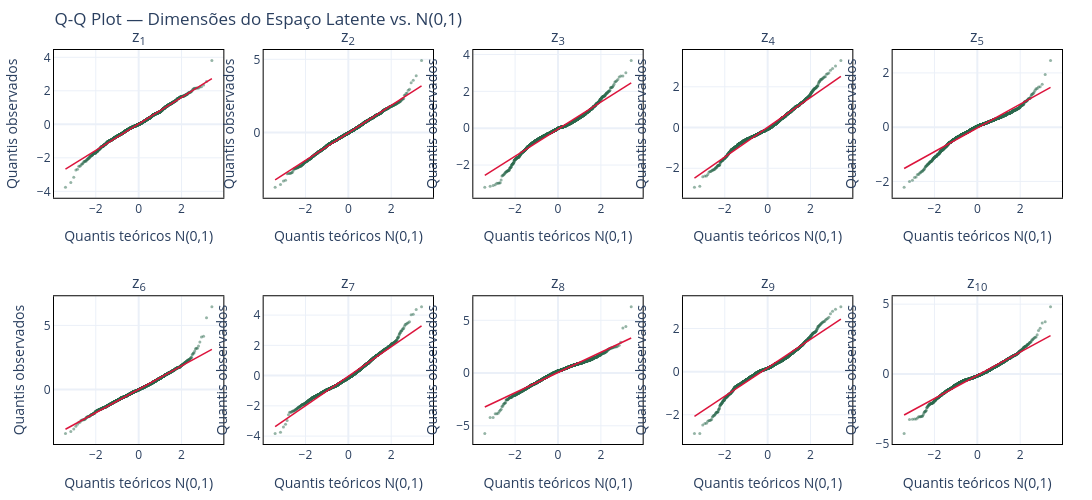

The code cell stored with this chart in its notebook:
### Markdown cell above
### Gaussianidade do Espaço Latente

### Code cell
# ============================================================================
# 1. Q-Q PLOT POR DIMENSÃO LATENTE
# ============================================================================
# Se os pontos caem sobre a diagonal, a dimensão segue N(0,1).

from scipy import stats
import plotly.graph_objects as go
from plotly.subplots import make_subplots

n_dims = z_mean.shape[1]
n_cols = 5
n_rows = int(np.ceil(n_dims / n_cols))

fig_qq = make_subplots(
    rows=n_rows, cols=n_cols,
    subplot_titles=[f"z<sub>{i+1}</sub>" for i in range(n_dims)],
)

viridis_color = "#2D6A4F"
axis_style_qq = dict(showline=True, linewidth=1, linecolor="black", mirror=True)

for i in range(n_dims):
    row = i // n_cols + 1
    col = i % n_cols + 1

    (osm, osr), (slope, intercept, _) = stats.probplot(z_mean[:, i], dist="norm")
    x_line = np.array([osm[0], osm[-1]])
    y_line = slope * x_line + intercept

    fig_qq.add_trace(
        go.Scatter(
            x=osm, y=osr, mode="markers",
            marker=dict(color=viridis_color, size=3, opacity=0.5),
            showlegend=False,
        ),
        row=row, col=col,
    )
    fig_qq.add_trace(
        go.Scatter(
            x=x_line, y=y_line, mode="lines",
            line=dict(color="crimson", width=1.5),
            showlegend=False,
        ),
        row=row, col=col,
    )

fig_qq.update_xaxes(title_text="Quantis teóricos N(0,1)", **axis_style_qq)
fig_qq.update_yaxes(title_text="Quantis observados", **axis_style_qq)
fig_qq.update_layout(
    template="plotly_white",
    width=1200,
    height=500,
    margin=dict(l=50, r=30, t=50, b=50),
    title_text="Q-Q Plot — Dimensões do Espaço Latente vs. N(0,1)",
)

output_qq = figuras_dir / f"latent_qqplot_{RUN_ID}_epoch_{EPOCH}.png"
fig_qq.write_image(output_qq, format="png", width=1200, height=500, scale=300 / 96)
fig_qq.show()
print(f"Salvo: {output_qq}")

### Figure 1 — Plotly figure (JSON) as saved in the notebook; plotly's stock layout.template omitted (floating-point values rounded to 4 significant figures; data arrays with more than 128 entries replaced by an {"elided": "..."} marker saying what was removed)
{"data": [{"marker": {"color": "#2D6A4F", "opacity": 0.5, "size": 3}, "mode": "markers", "showlegend": false, "type": "scatter", "x": {"elided": "2170 float values"}, "xaxis": "x", "y": {"elided": "2170 float values"}, "yaxis": "y"}, {"line": {"color": "crimson", "width": 1.5}, "mode": "lines", "showlegend": false, "type": "scatter", "x": [-3.415, 3.415], "xaxis": "x", "y": [-2.677, 2.731], "yaxis": "y"}, {"marker": {"color": "#2D6A4F", "opacity": 0.5, "size": 3}, "mode": "markers", "showlegend": false, "type": "scatter", "x": {"elided": "2170 float values"}, "xaxis": "x2", "y": {"elided": "2170 float values"}, "yaxis": "y2"}, {"line": {"color": "crimson", "width": 1.5}, "mode": "lines", "showlegend": false, "type": "scatter", "x": [-3.415, 3.415], "xaxis": "x2", "y": [-3.224, 3.188], "yaxis": "y2"}, {"marker": {"color": "#2D6A4F", "opacity": 0.5, "size": 3}, "mode": "markers", "showlegend": false, "type": "scatter", "x": {"elided": "2170 float values"}, "xaxis": "x3", "y": {"elided": "2170 float values"}, "yaxis": "y3"}, {"line": {"color": "crimson", "width": 1.5}, "mode": "lines", "showlegend": false, "type": "scatter", "x": [-3.415, 3.415], "xaxis": "x3", "y": [-2.565, 2.463], "yaxis": "y3"}, {"marker": {"color": "#2D6A4F", "opacity": 0.5, "size": 3}, "mode": "markers", "showlegend": false, "type": "scatter", "x": {"elided": "2170 float values"}, "xaxis": "x4", "y": {"elided": "2170 float values"}, "yaxis": "y4"}, {"line": {"color": "crimson", "width": 1.5}, "mode": "lines", "showlegend": false, "type": "scatter", "x": [-3.415, 3.415], "xaxis": "x4", "y": [-2.485, 2.515], "yaxis": "y4"}, {"marker": {"color": "#2D6A4F", "opacity": 0.5, "size": 3}, "mode": "markers", "showlegend": false, "type": "scatter", "x": {"elided": "2170 float values"}, "xaxis": "x5", "y": {"elided": "2170 float values"}, "yaxis": "y5"}, {"line": {"color": "crimson", "width": 1.5}, "mode": "lines", "showlegend": false, "type": "scatter", "x": [-3.415, 3.415], "xaxis": "x5", "y": [-1.525, 1.465], "yaxis": "y5"}, {"marker": {"color": "#2D6A4F", "opacity": 0.5, "size": 3}, "mode": "markers", "showlegend": false, "type": "scatter", "x": {"elided": "2170 float values"}, "xaxis": "x6", "y": {"elided": "2170 float values"}, "yaxis": "y6"}, {"line": {"color": "crimson", "width": 1.5}, "mode": "lines", "showlegend": false, "type": "scatter", "x": [-3.415, 3.415], "xaxis": "x6", "y": [-3.084, 3.138], "yaxis": "y6"}, {"marker": {"color": "#2D6A4F", "opacity": 0.5, "size": 3}, "mode": "markers", "showlegend": false, "type": "scatter", "x": {"elided": "2170 float values"}, "xaxis": "x7", "y": {"elided": "2170 float values"}, "yaxis": "y7"}, {"line": {"color": "crimson", "width": 1.5}, "mode": "lines", "showlegend": false, "type": "scatter", "x": [-3.415, 3.415], "xaxis": "x7", "y": [-3.377, 3.28], "yaxis": "y7"}, {"marker": {"color": "#2D6A4F", "opacity": 0.5, "size": 3}, "mode": "markers", "showlegend": false, "type": "scatter", "x": {"elided": "2170 float values"}, "xaxis": "x8", "y": {"elided": "2170 float values"}, "yaxis": "y8"}, {"line": {"color": "crimson", "width": 1.5}, "mode": "lines", "showlegend": false, "type": "scatter", "x": [-3.415, 3.415], "xaxis": "x8", "y": [-3.213, 3.323], "yaxis": "y8"}, {"marker": {"color": "#2D6A4F", "opacity": 0.5, "size": 3}, "mode": "markers", "showlegend": false, "type": "scatter", "x": {"elided": "2170 float values"}, "xaxis": "x9", "y": {"elided": "2170 float values"}, "yaxis": "y9"}, {"line": {"color": "crimson", "width": 1.5}, "mode": "lines", "showlegend": false, "type": "scatter", "x": [-3.415, 3.415], "xaxis": "x9", "y": [-2.073, 2.431], "yaxis": "y9"}, {"marker": {"color": "#2D6A4F", "opacity": 0.5, "size": 3}, "mode": "markers", "showlegend": false, "type": "scatter", "x": {"elided": "2170 float values"}, "xaxis": "x10", "y": {"elided": "2170 float values"}, "yaxis": "y10"}, {"line": {"color": "crimson", "width": 1.5}, "mode": "lines", "showlegend": false, "type": "scatter", "x": [-3.415, 3.415], "xaxis": "x10", "y": [-2.942, 2.743], "yaxis": "y10"}], "layout": {"annotations": [{"font": {"size": 16}, "showarrow": false, "text": "z<sub>1</sub>", "x": 0.084, "xanchor": "center", "xref": "paper", "y": 1, "yanchor": "bottom", "yref": "paper"}, {"font": {"size": 16}, "showarrow": false, "text": "z<sub>2</sub>", "x": 0.292, "xanchor": "center", "xref": "paper", "y": 1, "yanchor": "bottom", "yref": "paper"}, {"font": {"size": 16}, "showarrow": false, "text": "z<sub>3</sub>", "x": 0.5, "xanchor": "center", "xref": "paper", "y": 1, "yanchor": "bottom", "yref": "paper"}, {"font": {"size": 16}, "showarrow": false, "text": "z<sub>4</sub>", "x": 0.708, "xanchor": "center", "xref": "paper", "y": 1, "yanchor": "bottom", "yref": "paper"}, {"font": {"size": 16}, "showarrow": false, "text": "z<sub>5</sub>", "x": 0.916, "xanchor": "center", "xref": "paper", "y": 1, "yanchor": "bottom", "yref": "paper"}, {"font": {"size": 16}, "showarrow": false, "text": "z<sub>6</sub>", "x": 0.084, "xanchor": "center", "xref": "paper", "y": 0.375, "yanchor": "bottom", "yref": "paper"}, {"font": {"size": 16}, "showarrow": false, "text": "z<sub>7</sub>", "x": 0.292, "xanchor": "center", "xref": "paper", "y": 0.375, "yanchor": "bottom", "yref": "paper"}, {"font": {"size": 16}, "showarrow": false, "text": "z<sub>8</sub>", "x": 0.5, "xanchor": "center", "xref": "paper", "y": 0.375, "yanchor": "bottom", "yref": "paper"}, {"font": {"size": 16}, "showarrow": false, "text": "z<sub>9</sub>", "x": 0.708, "xanchor": "center", "xref": "paper", "y": 0.375, "yanchor": "bottom", "yref": "paper"}, {"font": {"size": 16}, "showarrow": false, "text": "z<sub>10</sub>", "x": 0.916, "xanchor": "center", "xref": "paper", "y": 0.375, "yanchor": "bottom", "yref": "paper"}], "height": 500, "margin": {"b": 50, "l": 50, "r": 30, "t": 50}, "title": {"text": "Q-Q Plot — Dimensões do Espaço Latente vs. N(0,1)"}, "width": 1200, "xaxis": {"anchor": "y", "domain": [0, 0.168], "linecolor": "black", "linewidth": 1, "mirror": true, "showline": true, "title": {"text": "Quantis teóricos N(0,1)"}}, "xaxis10": {"anchor": "y10", "domain": [0.832, 1], "linecolor": "black", "linewidth": 1, "mirror": true, "showline": true, "title": {"text": "Quantis teóricos N(0,1)"}}, "xaxis2": {"anchor": "y2", "domain": [0.208, 0.376], "linecolor": "black", "linewidth": 1, "mirror": true, "showline": true, "title": {"text": "Quantis teóricos N(0,1)"}}, "xaxis3": {"anchor": "y3", "domain": [0.416, 0.584], "linecolor": "black", "linewidth": 1, "mirror": true, "showline": true, "title": {"text": "Quantis teóricos N(0,1)"}}, "xaxis4": {"anchor": "y4", "domain": [0.624, 0.792], "linecolor": "black", "linewidth": 1, "mirror": true, "showline": true, "title": {"text": "Quantis teóricos N(0,1)"}}, "xaxis5": {"anchor": "y5", "domain": [0.832, 1], "linecolor": "black", "linewidth": 1, "mirror": true, "showline": true, "title": {"text": "Quantis teóricos N(0,1)"}}, "xaxis6": {"anchor": "y6", "domain": [0, 0.168], "linecolor": "black", "linewidth": 1, "mirror": true, "showline": true, "title": {"text": "Quantis teóricos N(0,1)"}}, "xaxis7": {"anchor": "y7", "domain": [0.208, 0.376], "linecolor": "black", "linewidth": 1, "mirror": true, "showline": true, "title": {"text": "Quantis teóricos N(0,1)"}}, "xaxis8": {"anchor": "y8", "domain": [0.416, 0.584], "linecolor": "black", "linewidth": 1, "mirror": true, "showline": true, "title": {"text": "Quantis teóricos N(0,1)"}}, "xaxis9": {"anchor": "y9", "domain": [0.624, 0.792], "linecolor": "black", "linewidth": 1, "mirror": true, "showline": true, "title": {"text": "Quantis teóricos N(0,1)"}}, "yaxis": {"anchor": "x", "domain": [0.625, 1], "linecolor": "black", "linewidth": 1, "mirror": true, "showline": true, "title": {"text": "Quantis observados"}}, "yaxis10": {"anchor": "x10", "domain": [0, 0.375], "linecolor": "black", "linewidth": 1, "mirror": true, "showline": true, "title": {"text": "Quantis observados"}}, "yaxis2": {"anchor": "x2", "domain": [0.625, 1], "linecolor": "black", "linewidth": 1, "mirror": true, "showline": true, "title": {"text": "Quantis observados"}}, "yaxis3": {"anchor": "x3", "domain": [0.625, 1], "linecolor": "black", "linewidth": 1, "mirror": true, "showline": true, "title": {"text": "Quantis observados"}}, "yaxis4": {"anchor": "x4", "domain": [0.625, 1], "linecolor": "black", "linewidth": 1, "mirror": true, "showline": true, "title": {"text": "Quantis observados"}}, "yaxis5": {"anchor": "x5", "domain": [0.625, 1], "linecolor": "black", "linewidth": 1, "mirror": true, "showline": true, "title": {"text": "Quantis observados"}}, "yaxis6": {"anchor": "x6", "domain": [0, 0.375], "linecolor": "black", "linewidth": 1, "mirror": true, "showline": true, "title": {"text": "Quantis observados"}}, "yaxis7": {"anchor": "x7", "domain": [0, 0.375], "linecolor": "black", "linewidth": 1, "mirror": true, "showline": true, "title": {"text": "Quantis observados"}}, "yaxis8": {"anchor": "x8", "domain": [0, 0.375], "linecolor": "black", "linewidth": 1, "mirror": true, "showline": true, "title": {"text": "Quantis observados"}}, "yaxis9": {"anchor": "x9", "domain": [0, 0.375], "linecolor": "black", "linewidth": 1, "mirror": true, "showline": true, "title": {"text": "Quantis observados"}}}}
